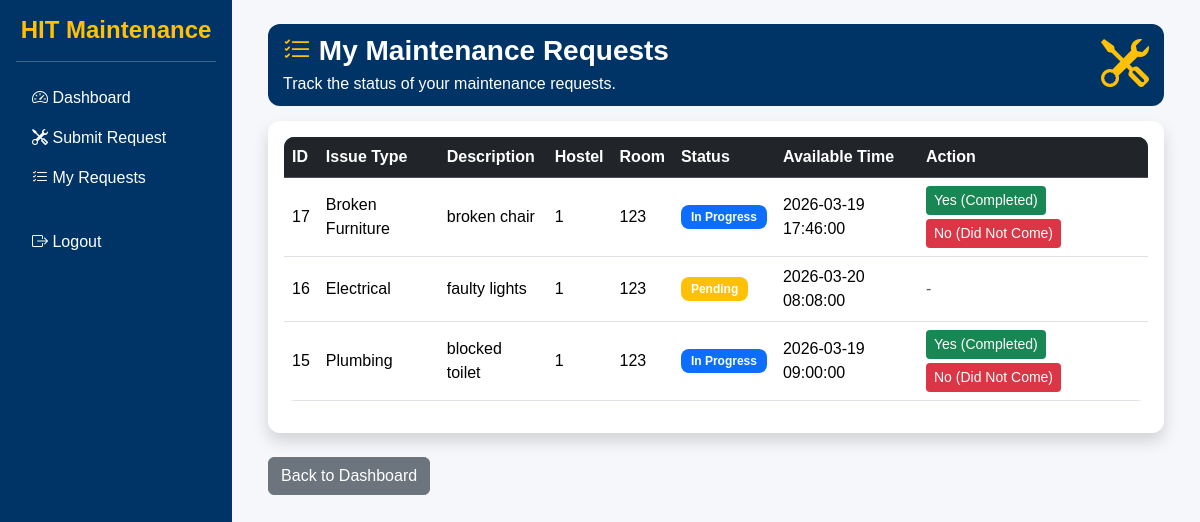
/hostel-maintenance-portal/student/view_requests.php (signed in), run on an earlier commit of the app's database.
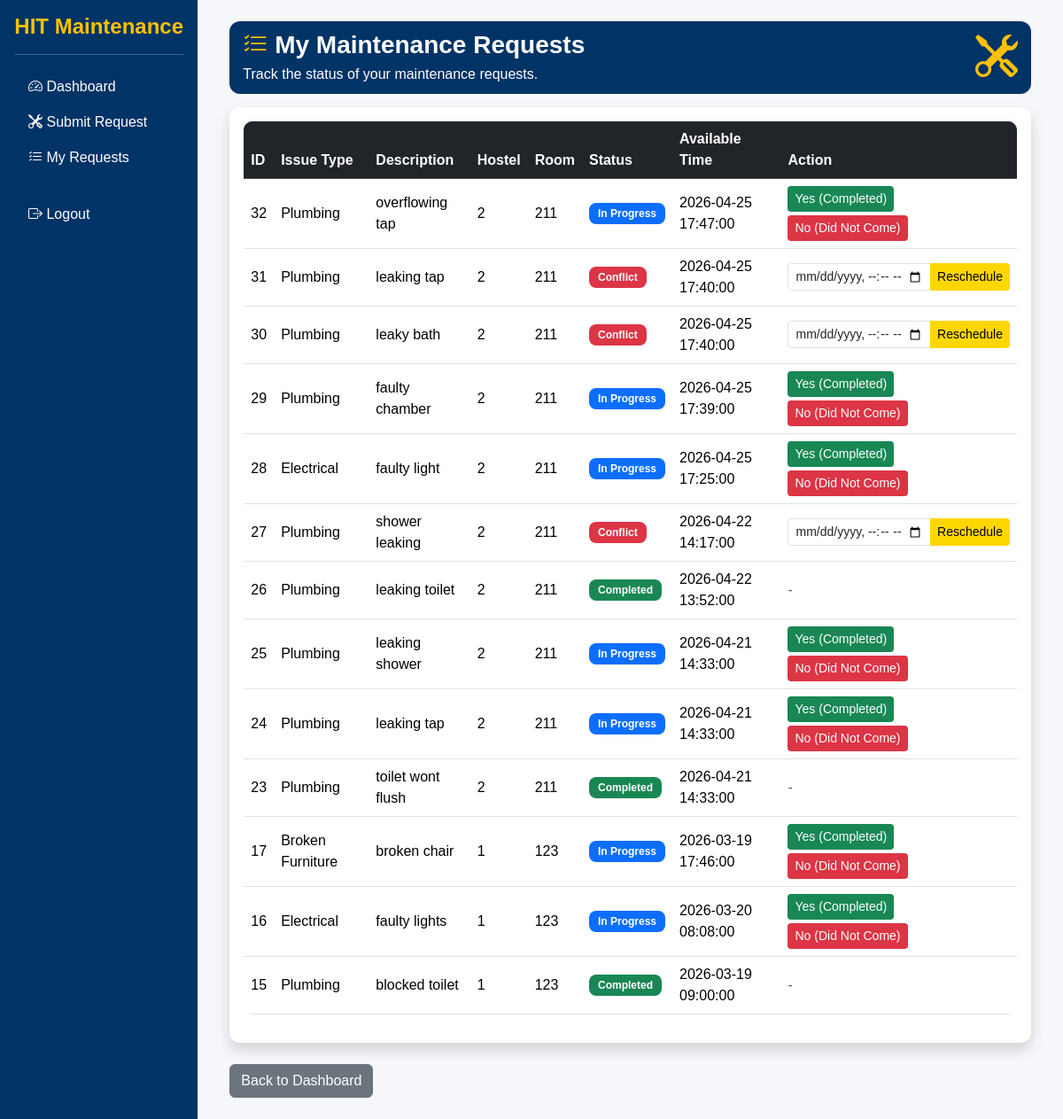
And on a later commit of the database.
### tables this page shows
CREATE TABLE `requests` (
  `id` int(11) NOT NULL,
  `student_id` int(11) DEFAULT NULL,
  `issue_type_id` int(11) DEFAULT NULL,
  `hostel` varchar(50) DEFAULT NULL,
  `room` varchar(20) DEFAULT NULL,
  `description` text DEFAULT NULL,
  `available_time` datetime DEFAULT NULL,
  `status` enum('pending','in_progress','completed','conflict') NOT NULL DEFAULT 'pending',
  `assigned_staff` int(11) DEFAULT NULL,
  `created_at` timestamp NOT NULL DEFAULT current_timestamp(),
  `technician_arrived` tinyint(1) DEFAULT NULL,
  `rating` int(11) DEFAULT NULL,
  `alert_supervisor` tinyint(4) DEFAULT 0
);

CREATE TABLE `issue_types` (
  `id` int(11) NOT NULL,
  `issue_name` varchar(50) DEFAULT NULL
);

### hostel-maintenance-portal/student/view_requests.php (the view, shortened to what this page needs)
<?php
include("../config/database.php");
$student_id = $_SESSION['user_id'];
$sql = "SELECT requests.*, issue_types.issue_name
        FROM requests
        JOIN issue_types ON requests.issue_type_id = issue_types.id
        WHERE student_id='$student_id'
        ORDER BY created_at DESC";
$result = $conn->query($sql);
?>
<?php include("../includes/header.php"); ?>
<?php include("../includes/sidebar.php"); ?>
<div class="container-fluid">
<div class="page-header">
    <div class="d-flex justify-content-between align-items-center">
        <div>
            <h3 class="mb-1 fw-bold text-white">
                <i class="bi bi-list-check text-warning"></i>
                My Maintenance Requests
            </h3>
            <p class="mb-0 text-white">
                Track the status of your maintenance requests.
            </p>
        </div>
        <i class="bi bi-tools display-5 text-warning"></i>
    </div>
</div>
<div class="card shadow border-0">
    <div class="card-body">
        <div class="table-responsive">
            <table class="table table-hover align-middle" id="requestsTable">
                <thead class="table-dark">
                    <tr>
                        <th>ID</th>
                        <th>Issue Type</th>
                        <th>Description</th>
                        <th>Hostel</th>
                        <th>Room</th>
                        <th>Status</th>
                        <th>Available Time</th>
                        <th>Action</th>
                    </tr>
                </thead>
                <tbody>
<?php
if($result->num_rows > 0){
    while($row = $result->fetch_assoc()){
        $current_time = date("Y-m-d H:i:s");
?>
                    <tr data-request-id="<?php echo $row['id']; ?>">
                        <td><?php echo $row['id']; ?></td>
                        <td><?php echo $row['issue_name']; ?></td>
                        <td><?php echo $row['description']; ?></td>
                        <td><?php echo $row['hostel']; ?></td>
                        <td><?php echo $row['room']; ?></td>
                        <td>
                            <?php
                            if($row['status'] == "pending"){
                                echo "<span class='badge bg-warning'>Pending</span>";
                            } elseif($row['status'] == "in_progress"){
                                echo "<span class='badge bg-primary'>In Progress</span>";
                            } elseif($row['status'] == "completed"){
                                echo "<span class='badge bg-success'>Completed</span>";
                            } elseif($row['status'] == "conflict"){
                                echo "<span class='badge bg-danger'>Conflict</span>";
                            }
                            ?>
                        </td>
                        <td><?php echo $row['available_time']; ?></td>
                        <td class="action-cell">
<?php
if($row['status'] == "conflict"){
?>
                            <form method="POST" action="reschedule_time.php" class="d-inline">
                                <div class="input-group input-group-sm">
                                    <input type="datetime-local" name="new_time" class="form-control" required>
                                    <button type="submit" class="btn btn-warning btn-sm">Reschedule</button>
                                </div>
                            </form>
<?php
}
elseif($row['status'] == "in_progress" && strtotime($current_time) >= strtotime($row['available_time'].' +1 hour')){
?>
                            <a href="confirm_repair.php?id=<?php echo $row['id']; ?>" class="btn btn-success btn-sm mb-1">Yes (Completed)</a>
                            <a href="report_absence.php?id=<?php echo $row['id']; ?>" class="btn btn-danger btn-sm">No (Did Not Come)</a>
<?php
} else {
    echo "<span class='text-muted'>-</span>";
}
?>
                        </td>
                    </tr>
<?php
    }
} else {
    echo "<tr><td colspan='8' class='text-center'>No requests submitted yet</td></tr>";
}
?>
                </tbody>
            </table>
        </div>
    </div>
</div>
<div class="mt-4">
    <a href="dashboard.php" class="btn btn-secondary">Back to Dashboard</a>
</div>
</div>
<?php include("../includes/sidebar_end.php"); ?>
<?php include("../includes/footer.php"); ?>

### hostel-maintenance-portal/includes/header.php (shortened to what this page needs)
<!DOCTYPE html>
<html lang="en">
<head>
<link href="https://cdn.jsdelivr.net/npm/bootstrap@5.3.2/dist/css/bootstrap.min.css" rel="stylesheet">
<link rel="stylesheet" href="https://cdn.jsdelivr.net/npm/bootstrap-icons@1.11.1/font/bootstrap-icons.css">
<link rel="stylesheet" href="../assets/css/style.css">
</head>

### hostel-maintenance-portal/includes/sidebar.php (shortened to what this page needs)
<?php
$role = $_SESSION['role'];
?>
<div class="d-flex">
<div class="text-white p-3" style="width:250px; min-height:100vh; background-color:#003366;">
<h4 class="text-center text-warning fw-bold">
HIT Maintenance
</h4>
<hr class="bg-light">
<ul class="nav flex-column">
<?php if($role == "student"){ ?>
<li class="nav-item">
<a class="nav-link text-white" href="../student/dashboard.php">
<i class="bi bi-speedometer2"></i> Dashboard
</a>
</li>
<li class="nav-item">
<a class="nav-link text-white" href="../student/create_request.php">
<i class="bi bi-tools"></i> Submit Request
</a>
</li>
<li class="nav-item">
<a class="nav-link text-white" href="../student/view_requests.php">
<i class="bi bi-list-check"></i> My Requests
</a>
</li>
<?php } ?>
<li class="nav-item mt-4">
<a class="nav-link text-danger" href="../auth/logout.php">
<i class="bi bi-box-arrow-right"></i> Logout
</a>
</li>
</ul>
</div>
<div class="flex-grow-1 p-4">

### hostel-maintenance-portal/includes/sidebar_end.php
</div>
</div>

### hostel-maintenance-portal/includes/footer.php (shortened to what this page needs)
</body>
</html>

### hostel-maintenance-portal/assets/css/style.css (style rules this page uses)
:root { --hit-blue: #003366; --hit-blue-dark: #002244; --hit-gold: #FFD700; --hit-light: #F5F7FA; --hit-dark: #1A1A1A; }
.nav-link { color: white !important; transition: 0.3s; }
.card { border-radius: 12px; box-shadow: 0 2px 8px rgba(0,0,0,0.05); }
h3, h4, h5 { color: inherit; }
.page-header { background: var(--hit-blue); color: white; border-radius: 12px; padding: 10px 15px; margin-bottom: 15px; }
.table { background: white; border-radius: 10px; overflow: hidden; }
.table thead { background: var(--hit-blue); color: white; }
.table-dark { background: var(--hit-blue) !important; color: white !important; }
.btn-warning { background-color: var(--hit-gold); color: black; border: none; }
.btn-success { background-color: #198754; border: none; }
.btn-danger { background-color: #dc3545; border: none; }
.badge { padding: 6px 10px; border-radius: 8px; font-size: 12px; }

What changed in the data, as far as the page shows it:
added requests: id "32", issue_type.issue_name "Plumbing", description "overflowing tap", hostel "2", room "211", status "In Progress", available_time "2026-04-25 17:47:00"
added requests: id "31", issue_type.issue_name "Plumbing", description "leaking tap", hostel "2", room "211", status "Conflict", available_time "2026-04-25 17:40:00"
added requests: id "30", issue_type.issue_name "Plumbing", description "leaky bath", hostel "2", room "211", status "Conflict", available_time "2026-04-25 17:40:00"
added requests: id "29", issue_type.issue_name "Plumbing", description "faulty chamber", hostel "2", room "211", status "In Progress", available_time "2026-04-25 17:39:00"
added requests: id "28", issue_type.issue_name "Electrical", description "faulty light", hostel "2", room "211", status "In Progress", available_time "2026-04-25 17:25:00"
added requests: id "27", issue_type.issue_name "Plumbing", description "shower leaking", hostel "2", room "211", status "Conflict", available_time "2026-04-22 14:17:00"
added requests: id "26", issue_type.issue_name "Plumbing", description "leaking toilet", hostel "2", room "211", status "Completed", available_time "2026-04-22 13:52:00"
added requests: id "25", issue_type.issue_name "Plumbing", description "leaking shower", hostel "2", room "211", status "In Progress", available_time "2026-04-21 14:33:00"
added requests: id "24", issue_type.issue_name "Plumbing", description "leaking tap", hostel "2", room "211", status "In Progress", available_time "2026-04-21 14:33:00"
added requests: id "23", issue_type.issue_name "Plumbing", description "toilet wont flush", hostel "2", room "211", status "Completed", available_time "2026-04-21 14:33:00"
changed requests "faulty lights": status "Pending -" → "In Progress Yes (Completed) No (Did Not Come)"
changed requests "blocked toilet": status "In Progress Yes (Completed) No (Did Not Come)" → "Completed -"
